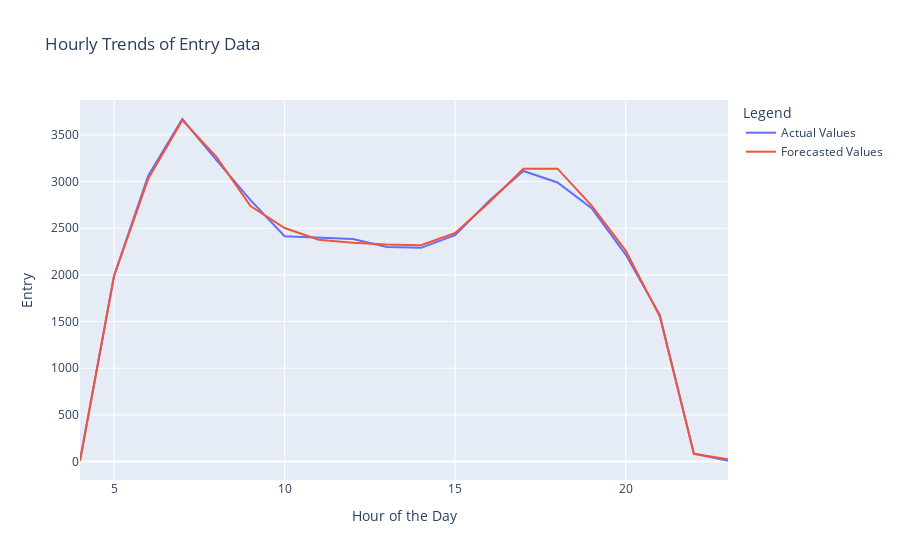

Notebook code for this chart:
### Code cell
import plotly.express as px

# Group the data by hour and calculate the mean for Actual Values and Forecasted Values
hourly_trends = df_features_with_predictions.groupby('hour')[['Actual Values', 'Forecasted Values']].mean().reset_index()

# Display the hourly trends DataFrame
print(hourly_trends)

# Plot the hourly trends using Plotly
fig = px.line(hourly_trends, x='hour', y=['Actual Values', 'Forecasted Values'], title='Hourly Trends of Entry Data')

# Update layout for better visualization
fig.update_layout(
    xaxis_title='Hour of the Day',
    yaxis_title='Entry',
    legend_title='Legend'
)

# Show the plot
fig.show()

### Figure 1 — Plotly figure (JSON) as saved in the notebook; plotly's stock layout.template omitted (floating-point values rounded to 4 significant figures)
{"data": [{"hovertemplate": "variable=Actual Values<br>hour=%{x}<br>value=%{y}<extra></extra>", "legendgroup": "Actual Values", "line": {"color": "#636efa", "dash": "solid"}, "marker": {"symbol": "circle"}, "mode": "lines", "name": "Actual Values", "orientation": "v", "showlegend": true, "type": "scatter", "x": [4, 5, 6, 7, 8, 9, 10, 11, 12, 13, 14, 15, 16, 17, 18, 19, 20, 21, 22, 23], "xaxis": "x", "y": [13.55, 1993.0, 3063.0, 3670.0, 3231.0, 2802.0, 2414.0, 2397.0, 2386.0, 2299.0, 2290.0, 2425.0, 2795.0, 3114.0, 2990.0, 2715.0, 2218.0, 1572.0, 84.22, 9.782], "yaxis": "y"}, {"hovertemplate": "variable=Forecasted Values<br>hour=%{x}<br>value=%{y}<extra></extra>", "legendgroup": "Forecasted Values", "line": {"color": "#EF553B", "dash": "solid"}, "marker": {"symbol": "circle"}, "mode": "lines", "name": "Forecasted Values", "orientation": "v", "showlegend": true, "type": "scatter", "x": [4, 5, 6, 7, 8, 9, 10, 11, 12, 13, 14, 15, 16, 17, 18, 19, 20, 21, 22, 23], "xaxis": "x", "y": [6.32, 1991.0, 3029.0, 3658.0, 3265.0, 2739.0, 2503.0, 2377.0, 2346.0, 2326.0, 2319.0, 2449.0, 2780.0, 3138.0, 3138.0, 2743.0, 2261.0, 1554.0, 83.84, 24.25], "yaxis": "y"}], "layout": {"legend": {"title": {"text": "Legend"}, "tracegroupgap": 0}, "title": {"text": "Hourly Trends of Entry Data"}, "xaxis": {"anchor": "y", "domain": [0, 1], "title": {"text": "Hour of the Day"}}, "yaxis": {"anchor": "x", "domain": [0, 1], "title": {"text": "Entry"}}}}
